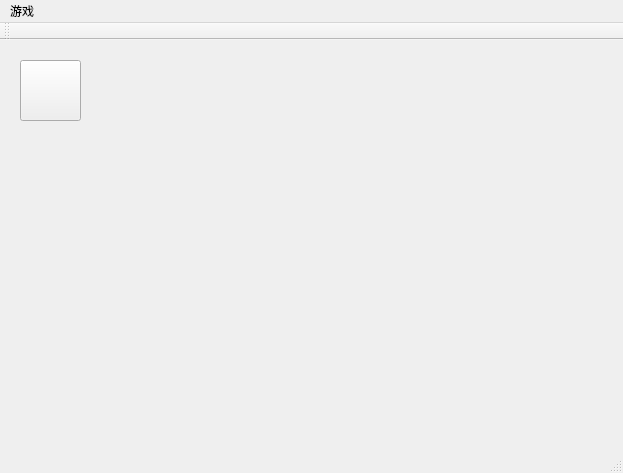
<?xml version="1.0" encoding="UTF-8"?>
<ui version="4.0">
 <class>MainWindow</class>
 <widget class="QMainWindow" name="MainWindow">
  <property name="geometry">
   <rect>
    <x>0</x>
    <y>0</y>
    <width>623</width>
    <height>473</height>
   </rect>
  </property>
  <property name="windowTitle">
   <string>MainWindow</string>
  </property>
  <property name="styleSheet">
   <string notr="true"/>
  </property>
  <widget class="QWidget" name="centralWidget">
   <widget class="QPushButton" name="pushButton">
    <property name="geometry">
     <rect>
      <x>20</x>
      <y>20</y>
      <width>61</width>
      <height>61</height>
     </rect>
    </property>
    <property name="styleSheet">
     <string notr="true">border-image: url(:/new/prefix1/C:/Users/zqy/Desktop/声音开1.png);</string>
    </property>
    <property name="text">
     <string/>
    </property>
   </widget>
  </widget>
  <widget class="QMenuBar" name="menuBar">
   <property name="geometry">
    <rect>
     <x>0</x>
     <y>0</y>
     <width>623</width>
     <height>21</height>
    </rect>
   </property>
   <widget class="QMenu" name="menu">
    <property name="title">
     <string>游戏</string>
    </property>
    <widget class="QMenu" name="menu_2">
     <property name="title">
      <string>小</string>
     </property>
     <addaction name="action_3"/>
     <addaction name="action_6"/>
     <addaction name="action_9"/>
    </widget>
    <widget class="QMenu" name="menu_3">
     <property name="title">
      <string>中</string>
     </property>
     <addaction name="action_4"/>
     <addaction name="action_7"/>
     <addaction name="action_10"/>
    </widget>
    <widget class="QMenu" name="menu_4">
     <property name="title">
      <string>大</string>
     </property>
     <addaction name="action_5"/>
     <addaction name="action_8"/>
     <addaction name="action_11"/>
    </widget>
    <addaction name="menu_2"/>
    <addaction name="menu_3"/>
    <addaction name="menu_4"/>
   </widget>
   <addaction name="menu"/>
  </widget>
  <widget class="QToolBar" name="mainToolBar">
   <attribute name="toolBarArea">
    <enum>TopToolBarArea</enum>
   </attribute>
   <attribute name="toolBarBreak">
    <bool>false</bool>
   </attribute>
  </widget>
  <widget class="QStatusBar" name="statusBar"/>
  <action name="action_3">
   <property name="checkable">
    <bool>false</bool>
   </property>
   <property name="text">
    <string>低阶</string>
   </property>
  </action>
  <action name="action_4">
   <property name="checkable">
    <bool>false</bool>
   </property>
   <property name="text">
    <string>低阶</string>
   </property>
  </action>
  <action name="action_5">
   <property name="text">
    <string>低阶</string>
   </property>
  </action>
  <action name="action_6">
   <property name="checkable">
    <bool>false</bool>
   </property>
   <property name="text">
    <string>中阶</string>
   </property>
   <property name="autoRepeat">
    <bool>true</bool>
   </property>
  </action>
  <action name="action_7">
   <property name="text">
    <string>中阶</string>
   </property>
  </action>
  <action name="action_8">
   <property name="text">
    <string>中阶</string>
   </property>
  </action>
  <action name="action_9">
   <property name="text">
    <string>高阶</string>
   </property>
  </action>
  <action name="action_10">
   <property name="text">
    <string>高阶</string>
   </property>
  </action>
  <action name="action_11">
   <property name="text">
    <string>高阶</string>
   </property>
  </action>
 </widget>
 <layoutdefault spacing="6" margin="11"/>
 <resources/>
 <connections/>
</ui>
